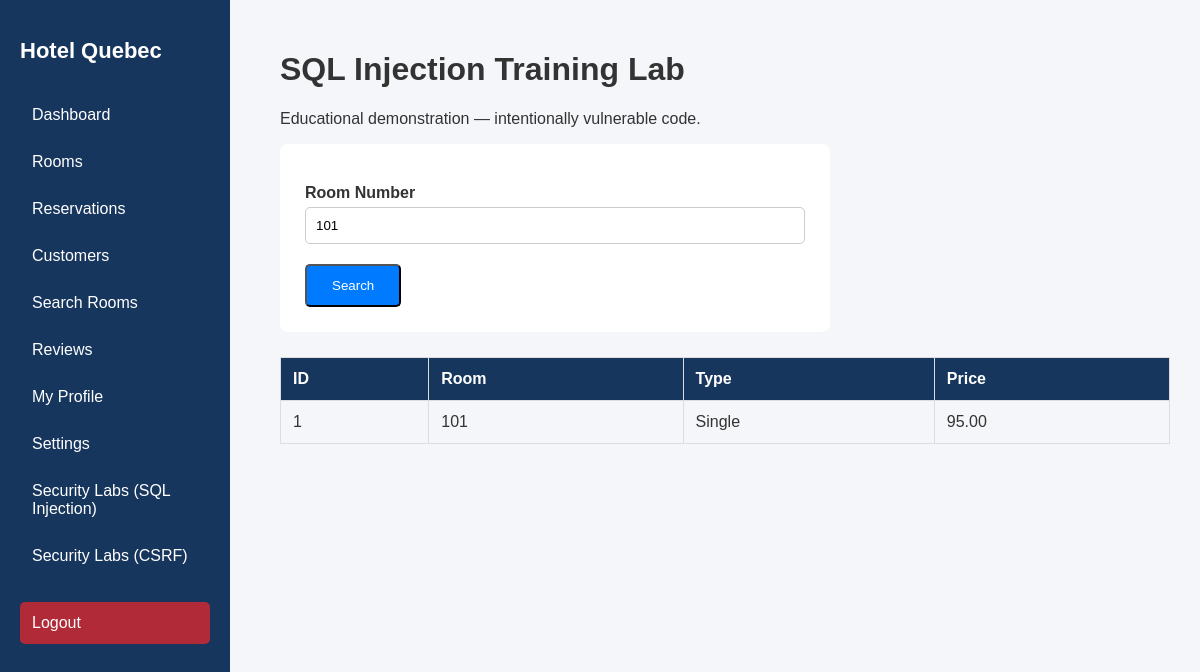
The page /security-labs/sql_injection.php?room=101 (signed in) on the database its author committed.
### tables this page shows
CREATE TABLE `rooms` (
  `id` int(11) NOT NULL AUTO_INCREMENT,
  `room_number` varchar(20) NOT NULL,
  `room_type` varchar(50) NOT NULL,
  `price` decimal(10,2) NOT NULL,
  `capacity` int(11) NOT NULL DEFAULT 2,
  `status` enum('available','occupied','maintenance') NOT NULL DEFAULT 'available',
  `description` text DEFAULT NULL,
  `created_at` timestamp NULL DEFAULT current_timestamp(),
  PRIMARY KEY (`id`),
  UNIQUE KEY `room_number` (`room_number`)
);

### security-labs/sql_injection.php (the view, shortened to what this page needs)
<?php
require_once "../config/database.php";
function e($value) {
    return htmlspecialchars((string)$value, ENT_QUOTES, "UTF-8");
}
$search = $_GET["room"] ?? "";
$sql = "SELECT id, room_number, room_type, price
        FROM rooms
        WHERE room_number = '$search'";
try {
    $stmt = $pdo->query($sql);
    $rooms = $stmt->fetchAll(PDO::FETCH_ASSOC);
} catch (PDOException $exception) {
    $rooms = [];
    $error = "Database query failed.";
}
?>
<!DOCTYPE html>
<html lang="en">
<head>
    <link rel="stylesheet" href="../assets/css/style.css">
</head>
<body>
<?php include "../includes/sidebar.php"; ?>
<div class="dashboard-content">
    <h1>SQL Injection Training Lab</h1>
    <p>Educational demonstration — intentionally vulnerable code.</p>
    <form method="GET" class="room-form">
        <label>Room Number</label>
        <input type="text" name="room"
               value="<?= e($search) ?>"
               placeholder="Example: 101">
        <button type="submit" class="btn">Search</button>
    </form>
    <table class="data-table">
        <tr>
            <th>ID</th>
            <th>Room</th>
            <th>Type</th>
            <th>Price</th>
        </tr>
        <?php foreach ($rooms as $room): ?>
            <tr>
                <td><?= e($room["id"]) ?></td>
                <td><?= e($room["room_number"]) ?></td>
                <td><?= e($room["room_type"]) ?></td>
                <td><?= e($room["price"]) ?></td>
            </tr>
        <?php endforeach; ?>
    </table>
</div>
</body>
</html>

### assets/css/style.css (style rules this page uses)
* { box-sizing: border-box; }
body { margin: 0; font-family: Arial, sans-serif; background-color: #f4f6f9; color: #333; }
.btn { display: inline-block; margin-top: 20px; padding: 12px 25px; background-color: #007bff; color: white; text-decoration: none; border-radius: 5px; }
.dashboard-content { margin-left: 250px; padding: 30px; }
.data-table { width: 100%; border-collapse: collapse; margin-top: 25px; background: white; }
.data-table th, .data-table td { padding: 12px; border: 1px solid #ddd; text-align: left; }
.data-table th { background: #17365d; color: white; }
.data-table tr:nth-child(even) { background: #f4f6f9; }
.room-form { max-width: 550px; background: white; padding: 25px; border-radius: 8px; }
.room-form label { display: block; margin-top: 15px; font-weight: bold; }
.room-form input, .room-form select, .room-form textarea { display: block; width: 100%; padding: 10px; margin-top: 5px; border: 1px solid #ccc; border-radius: 5px; }
.room-form button { margin-top: 20px; }

### rows shown on the page
rooms: id "1", room_number "101", room_type "Single", price "95.00"
